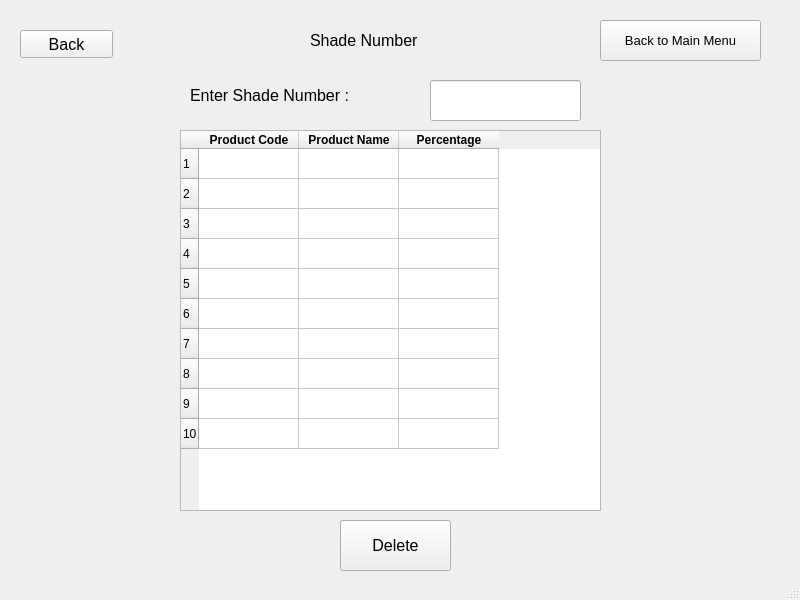
<?xml version="1.0" encoding="UTF-8"?>
<ui version="4.0">
 <class>MainWindow</class>
 <widget class="QMainWindow" name="MainWindow">
  <property name="geometry">
   <rect>
    <x>0</x>
    <y>0</y>
    <width>800</width>
    <height>600</height>
   </rect>
  </property>
  <property name="windowTitle">
   <string>MainWindow</string>
  </property>
  <widget class="QWidget" name="centralwidget">
   <widget class="QPushButton" name="pushButton">
    <property name="geometry">
     <rect>
      <x>600</x>
      <y>20</y>
      <width>161</width>
      <height>41</height>
     </rect>
    </property>
    <property name="font">
     <font>
      <pointsize>10</pointsize>
     </font>
    </property>
    <property name="text">
     <string>Back to Main Menu</string>
    </property>
   </widget>
   <widget class="QTableWidget" name="shade_new_delete_details_table">
    <property name="geometry">
     <rect>
      <x>180</x>
      <y>130</y>
      <width>421</width>
      <height>381</height>
     </rect>
    </property>
    <property name="rowCount">
     <number>10</number>
    </property>
    <row/>
    <row/>
    <row/>
    <row/>
    <row/>
    <row/>
    <row/>
    <row/>
    <row/>
    <row/>
    <column>
     <property name="text">
      <string>Product Code</string>
     </property>
     <property name="font">
      <font>
       <weight>75</weight>
       <bold>true</bold>
      </font>
     </property>
    </column>
    <column>
     <property name="text">
      <string>Product Name</string>
     </property>
     <property name="font">
      <font>
       <weight>75</weight>
       <bold>true</bold>
      </font>
     </property>
    </column>
    <column>
     <property name="text">
      <string>Percentage</string>
     </property>
     <property name="font">
      <font>
       <weight>75</weight>
       <bold>true</bold>
      </font>
     </property>
    </column>
   </widget>
   <widget class="QPushButton" name="rm_new_delete_confirm">
    <property name="geometry">
     <rect>
      <x>340</x>
      <y>520</y>
      <width>111</width>
      <height>51</height>
     </rect>
    </property>
    <property name="font">
     <font>
      <pointsize>12</pointsize>
     </font>
    </property>
    <property name="text">
     <string>Delete</string>
    </property>
   </widget>
   <widget class="QPushButton" name="back_add_rm">
    <property name="geometry">
     <rect>
      <x>20</x>
      <y>30</y>
      <width>93</width>
      <height>28</height>
     </rect>
    </property>
    <property name="font">
     <font>
      <pointsize>12</pointsize>
     </font>
    </property>
    <property name="text">
     <string>Back</string>
    </property>
   </widget>
   <widget class="QLineEdit" name="shade_new__delete_number">
    <property name="geometry">
     <rect>
      <x>430</x>
      <y>80</y>
      <width>151</width>
      <height>41</height>
     </rect>
    </property>
    <property name="font">
     <font>
      <pointsize>12</pointsize>
     </font>
    </property>
   </widget>
   <widget class="QLabel" name="label_3">
    <property name="geometry">
     <rect>
      <x>310</x>
      <y>20</y>
      <width>151</width>
      <height>41</height>
     </rect>
    </property>
    <property name="font">
     <font>
      <pointsize>12</pointsize>
     </font>
    </property>
    <property name="text">
     <string>Shade Number</string>
    </property>
   </widget>
   <widget class="QLabel" name="label_5">
    <property name="geometry">
     <rect>
      <x>190</x>
      <y>70</y>
      <width>211</width>
      <height>51</height>
     </rect>
    </property>
    <property name="font">
     <font>
      <pointsize>12</pointsize>
     </font>
    </property>
    <property name="text">
     <string>Enter Shade Number :</string>
    </property>
   </widget>
  </widget>
  <widget class="QStatusBar" name="statusbar"/>
 </widget>
 <resources/>
 <connections/>
</ui>
